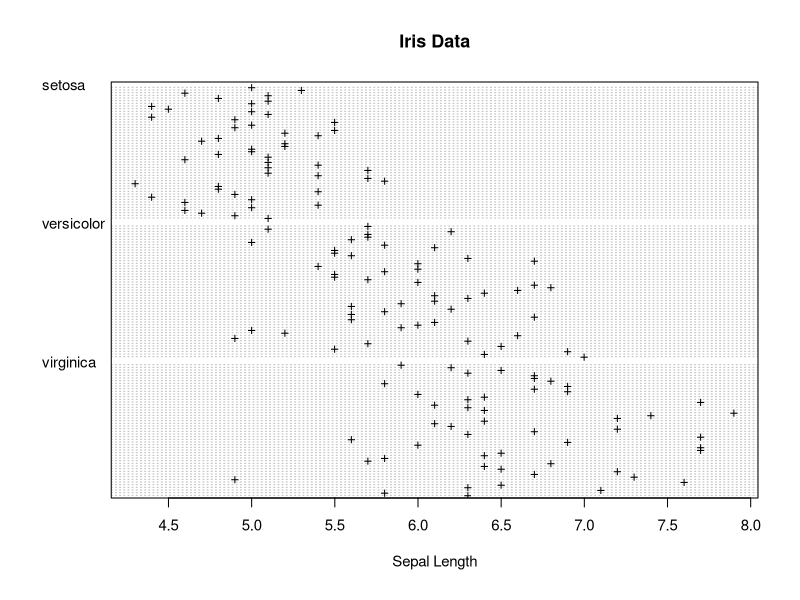
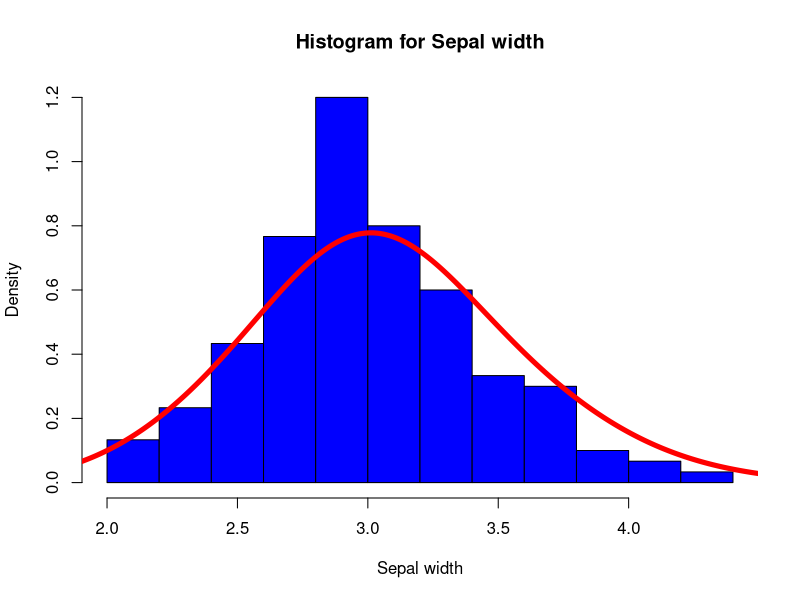

These charts were generated, in order, by the following R code:
library(dplyr)
library(e1071)
data()
data("iris")
iris


#####################################################################################
#1) Using while loop to calculate 2 means one for [sepal length] other for [petal length]
sepal_len_sum=0
petal_len_sum=0

i=1
while (i <= 150) {
  sepal_len_sum <- sepal_len_sum + (iris$Sepal.Length[i])
  petal_len_sum <- petal_len_sum + (iris$Petal.Length[i])
  i<- i+1
  
}
sepal_len_mean <- sepal_len_sum / 150
petal_len_mean <- petal_len_sum/ 150

sepal_len_mean
petal_len_mean

#all of the above equal these built in functions 
#print(mean(iris$Sepal.Length)) 
#print(mean(iris$Petal.Length))

#####################################################################################
#2) plot [sepal length] of the dataset using dot plot where you must use the following:
#  - group data on [species] - Change the symbol to make it '+ symbol' - Make title 'Iris Data'


dotchart(iris$Sepal.Length, groups=iris$Species, labels = row.names(iris$Species),
         cex =0.9, main = "Iris Data", xlab= "Sepal Length",pch = "+")

#####################################################################################
#3) plot [sepal Width] of the dataset using histogram and then using 
#density line in the same plot where you must use the following:
#  - make the line of density smooth by 2.5
#- Make sure that histogram is for density not frequency

hist(iris$Sepal.Width, prob = TRUE, col="blue",,main = "Histogram for Sepal width", xlab= "Sepal width")
lines(density(iris$Sepal.Width,adjust=2.5), col="red", lwd=5)

#####################################################################################
#4) Using Data wrangling pipe operator get the rows of the dataset 
#where the [species] is 'setosa' or [sepal length] greater than 6.5
#then sort by sepal length.

iris_wrangling_1 <- iris %>%
  filter(iris$Species == "setosa" | iris$Sepal.Length > 6.5) %>%
  arrange(Sepal.Length)

iris_wrangling_1

#####################################################################################
#5) Using Data wrangling pipe operator group the data on [species] 
#then summarize [petal length] by the mean and sd.

iris_wrangling_2 <- iris %>%
  group_by(iris$Species) %>%
  summarise(petal_len_mean=mean(Petal.Length),petal_len_SD=sd(Petal.Length))

iris_wrangling_2
#####################################################################################
#6) Build the linear regression model which will be used to get the dependent value [petal width],
#based on [petal length]that affect Then find the correlation between them
#Finally make prediction using only the equation when petal length equal 6.

#linear Regression
fit<-lm(iris$Petal.Width ~ iris$Petal.Length)
fit
#correlation between petal width and petal length
correlation_petal_len_wid <- cor(iris$Petal.Length,iris$Petal.Width) 
correlation_petal_len_wid 

#prediction when petal length equal 6.
predict_petal_width <- fit$coefficients[1] + fit$coefficients[2]*6
predict_petal_width
#####################################################################################
#7) Bonus: chose a classifier of your choice and implement it on your data set

trainData<-rbind(iris[1:40,],iris[51:90,])
trainData<-rbind(trainData,iris[101:140,])
trainData
count(trainData)#row 120 row  80% training data

testData<-rbind(iris[41:50,],iris[91:100,])
testData<-rbind(trainData,iris[141:150,])
testData
count(testData)#row 30 row  20% test data

#(Species ~ . ) == (Species ~ sepal.length+sepal.width+petal.length+petal.width)
classifiy_Species<-naiveBayes(Species ~ ., data =trainData)
SpeciesPrediction <-predict(classifiy_Species, newdata = testData)
table(SpeciesPrediction)
